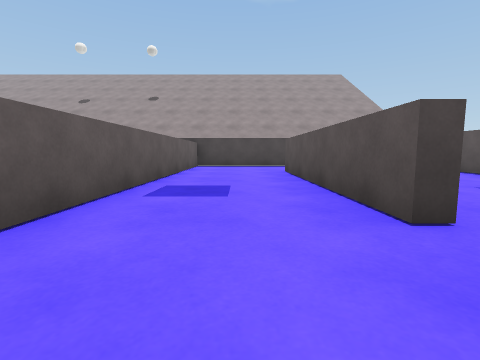
View 1 (above)

16 first-person views from a walk through a Unity game level. The camera is 0.51 m above the floor, tilts 6° down and sees 85° across. The floor is counted in squares, 1 m on a side. Each view is taken from the middle of a square. On the plan, view 1 faces up. The plan holds only what a view shows up to about 9 squares ahead; the rest is blank. The place goes on beyond the plan. The player character is not drawn. Surface patterns are stand-ins for the level's own textures.

View 2
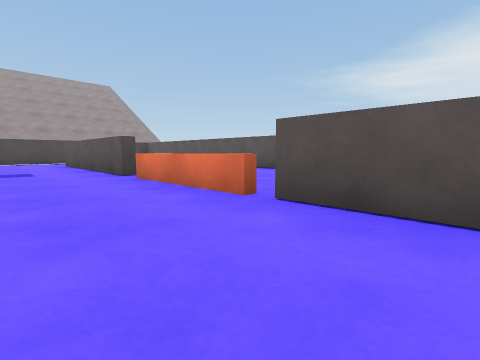

View 3
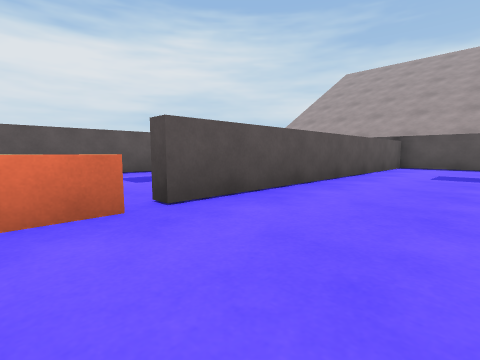

View 4
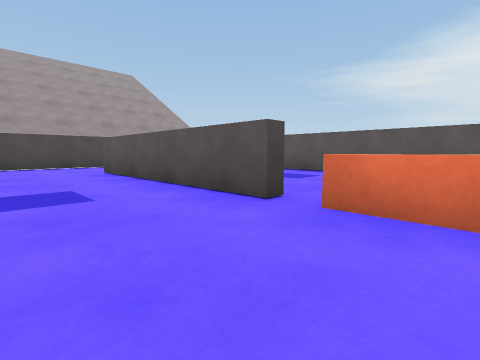

View 5
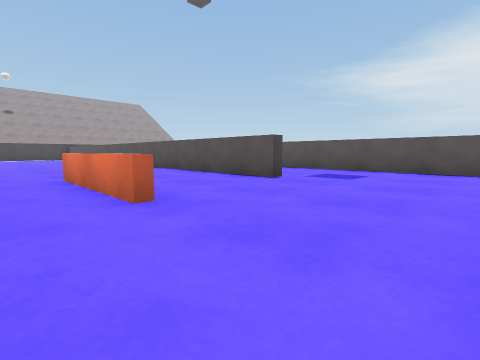

View 6
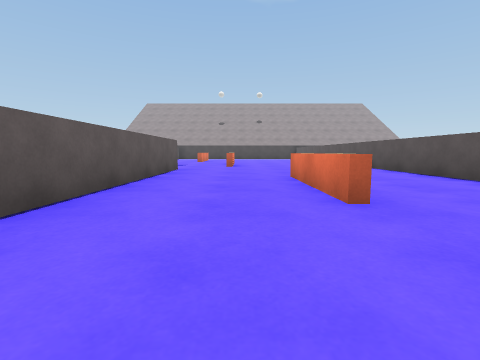

View 7
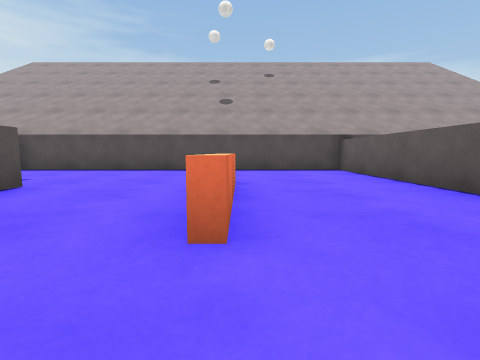

View 8
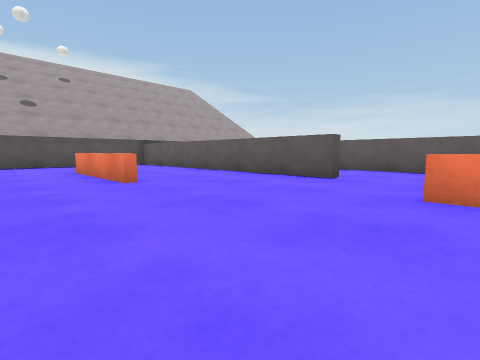

View 9
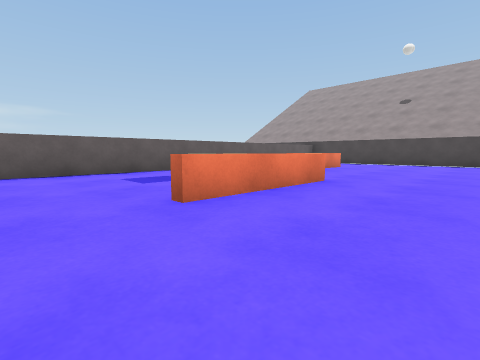

View 10
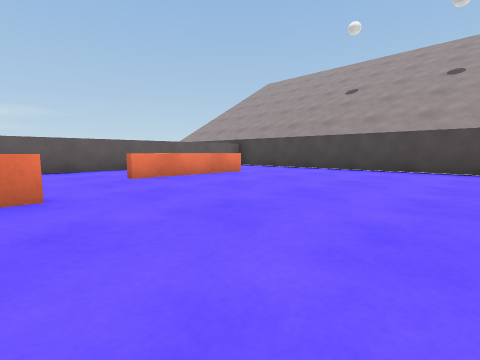

View 11
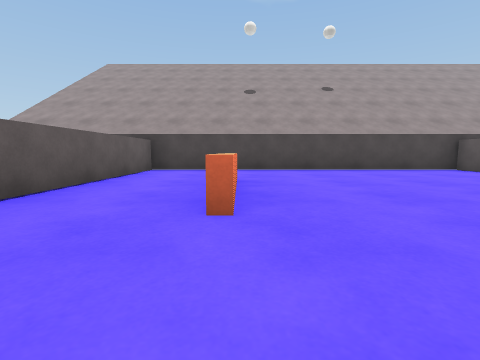

View 12
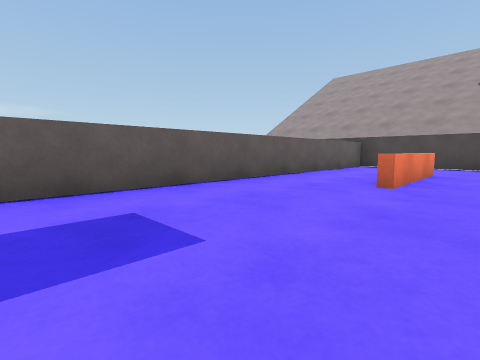

View 13
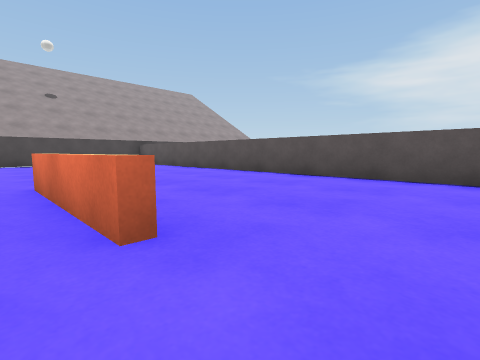

View 14
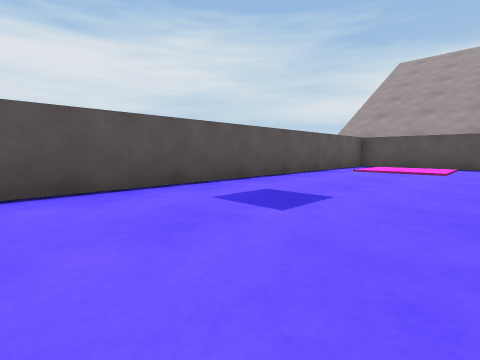

View 15
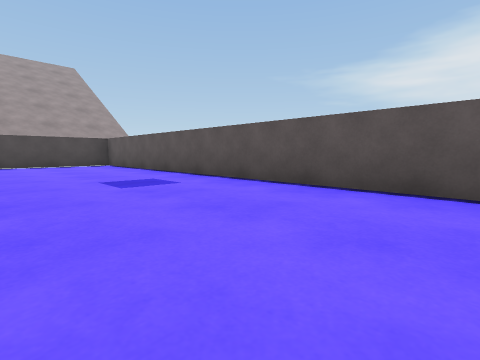

View 16
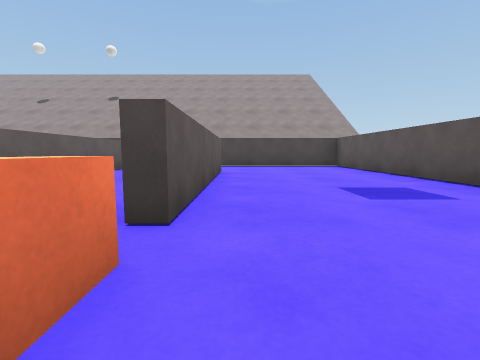

### Floor plan
Points are (right, up) in squares from view 1. A wall is a line through its corners. A room is listed if a view was taken in it or the views show most of it. See-through windows are left out.
Room 1 (views 1, 2, 3, 4, 5, 6)
walls: (-7.8, -3.5) (-7.8, -10.5) (1.2, -10.5) (1.2, -2.2); (1.2, 1.8) (1.2, 7); (-1.5, 7.6) (-1.5, 1.6)
low walls: (1.2, -1.9) (1.2, 1.2); (-4.7, -6.5) (-4.7, -7.5); (-4.9, -7.5) (-4.9, -4.4)
ways out: opening at (-6.5, -3.5) to room 2; opening at (-3.5, -5.5) to room 2; opening at (-0.5, 6.5) to room 4; gap at (1, -2) to room 4; gap at (1, 1.5) to room 4
Room 2 (views 7, 8, 9, 10, 13)
walls: (-7.8, -2.3) (-7.8, -3.5); (-1.8, 8.6) (-1.8, 9.5) (-7.5, 9.5); (-1.8, -6.9) (-1.8, 5.8)
low walls: (-6.3, 2.5) (-6.3, -0.6); (-8, 7.1) (-8, 4); (-4.7, -4.4) (-4.7, -6.5)
ways out: opening at (-6.5, -3.5) to room 1; opening at (-3.5, -5.5) to room 1; opening at (-8, 8.5) to room 3; opening at (-7.5, -1.5) to room 3; opening at (-6.5, 3) to room 3
Room 3 (views 11, 12)
walls: (-8.2, -2.3) (-7.8, -2.3); (-7.5, 9.5) (-10.5, 9.5) (-10.5, -1.5)
low walls: (-6.5, -0.6) (-6.5, 2.5)
ways out: opening at (-8, 8.5) to room 2; opening at (-7.5, -1.5) to room 2; opening at (-6.5, 3) to room 2; opening at (-9.5, -2.5)
Room 4 (views 14, 15, 16)
walls: (1.4, 6.6) (1.4, 1.8); (4.4, 9.5) (-0.6, 9.5); (-1.5, 9.1) (-1.5, 7.6); (2.4, -10.5) (5.5, -10.5) (5.5, 9.1)
low walls: (1.4, 1.2) (1.4, 0.5)
ways out: opening at (-0.5, 6.5) to room 1; gap at (1, -2) to room 1; gap at (1, 1.5) to room 1

Positions as (right, up) in squares from view 1, and headings:
1: (0, 0), facing up
2: (-1, -4), facing up-right
3: (-1, -1), facing down-right
4: (-1, 0), facing up-right
5: (-6, -10), facing up-right
6: (-6, -10), facing up
7: (-5, -3), facing down
8: (-3, 0), facing down-left
9: (-4, -2), facing up-left
10: (-3, 2), facing up-left
11: (-8, 2), facing up
12: (-7, 0), facing up-left
13: (-7, -2), facing up-right
14: (2, -1), facing down-right
15: (2, -1), facing up-right
16: (2, 0), facing up
